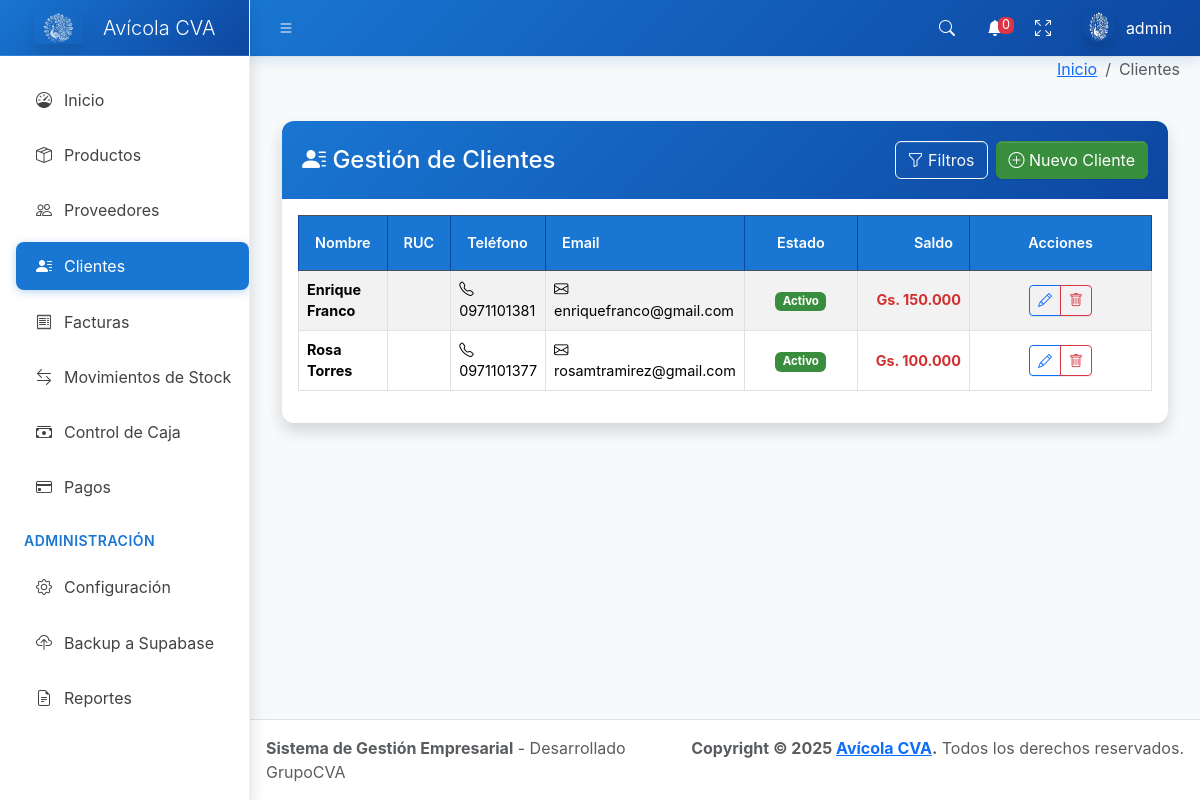
Page /clientes/ (signed in) on the earlier database version.
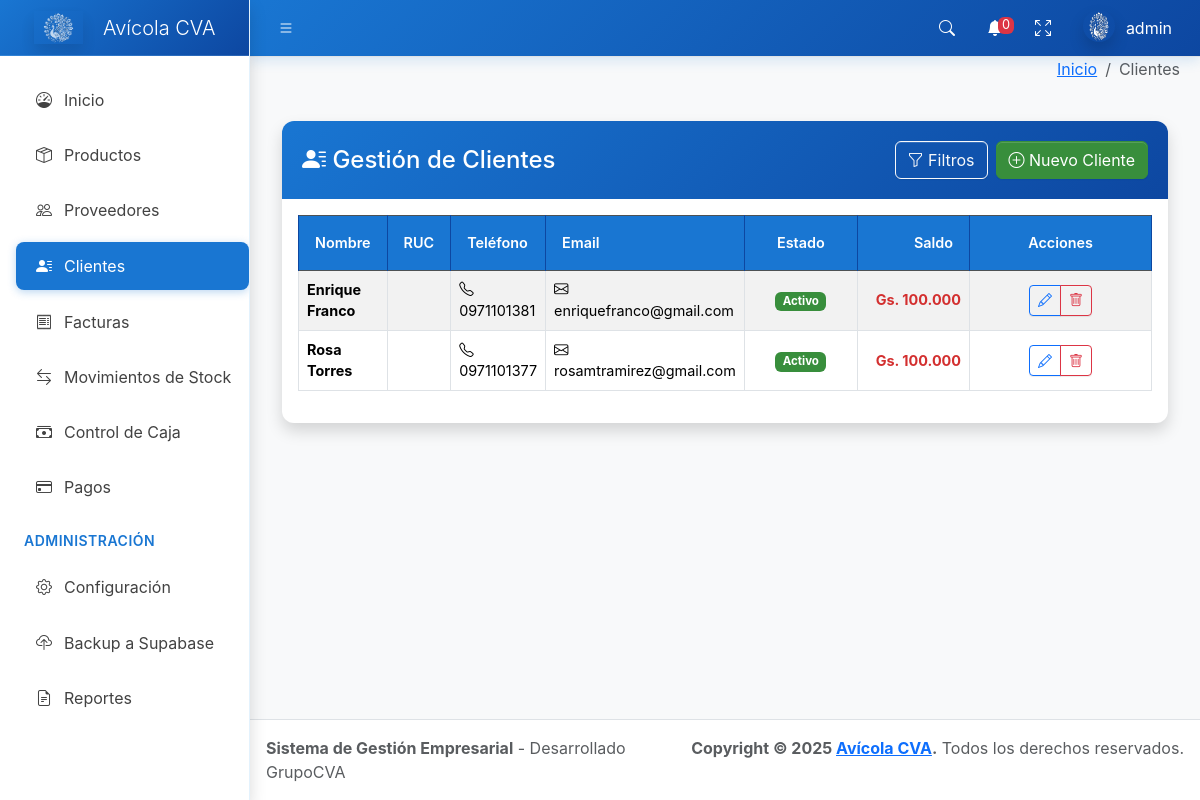
Same page on the later database version.
### core/models.py (models this page shows, shortened)
class Cliente(models.Model):
    nombre = models.CharField(max_length=200)
    ruc = models.CharField(max_length=20, unique=True)
    telefono = models.CharField(max_length=20)
    email = models.EmailField()
    saldo = models.IntegerField(default=0)
    activo = models.BooleanField(default=True)
    fecha_creacion = models.DateTimeField(auto_now_add=True)
    class Meta:
        verbose_name = 'Cliente'
        verbose_name_plural = 'Clientes'
        ordering = ['nombre']

### core/views.py (the view, shortened to what this page needs)
# urls.py: path('clientes/', views.clientes_list, name='clientes_list'),
@login_required
def clientes_list(request):
    clientes = Cliente.objects.filter(activo=True).order_by('nombre')
    search = request.GET.get('search', '')
    context = {
        'clientes': clientes,
        'search': search,
    }
    return render(request, 'clientes_list.html', context)

### core/context_processors.py (called while the page is built)
def configuracion_global(request):
    if not request.user.is_authenticated:
        return {}
    try:
        tema_actual = ConfiguracionSistema.get_valor('tema_visual', 'azul')
        return {
            'configuracion_global': {
                'tema_visual': tema_actual
            },
            'tema_actual': tema_actual
        }
    except:
        return {
            'configuracion_global': {
                'tema_visual': 'azul'
            },
            'tema_actual': 'azul'
        }

### core/models.py (called while the page is built)
    @classmethod
    def get_valor(cls, clave, valor_por_defecto=None):
        try:
            config = cls.objects.get(clave=clave, activo=True)
            return config.valor
        except cls.DoesNotExist:
            return valor_por_defecto

### core/templatetags/custom_filters.py (called while the page is built)
@register.filter
def intcomma_dot(value):
    try:
        if value is None:
            return '0'
        num_str = str(int(value))
        result = ''
        for i, digit in enumerate(reversed(num_str)):
            if i > 0 and i % 3 == 0:
                result = '.' + result
            result = digit + result
        return result
    except (ValueError, TypeError):
        return str(value) if value is not None else '0'

### templates/clientes_list.html (shortened to what this page needs)
{% extends 'base.html' %}
{% load humanize custom_filters %}
{% block breadcrumb %}
<li class="breadcrumb-item active">Clientes</li>
{% endblock %}
{% block content %}
<div class="container-fluid mt-4">
  <div class="card shadow">
    <div class="card-header bg-primary text-white d-flex justify-content-between align-items-center">
      <h4 class="mb-0"><i class="bi bi-person-lines-fill"></i> Gestión de Clientes</h4>
      <div class="d-flex ms-auto justify-content-end">
        <button class="btn btn-outline-light me-2" type="button" data-bs-toggle="collapse" data-bs-target="#filtros-clientes" aria-expanded="false">
          <i class="bi bi-funnel"></i> Filtros
        </button>
        {% if usuario_permisos.clientes.crear %}
        <button class="btn btn-success" type="button" data-bs-toggle="modal" data-bs-target="#modalAgregarCliente">
          <i class="bi bi-plus-circle"></i> Nuevo Cliente
        </button>
        {% endif %}
      </div>
    </div>
    <div class="card-body">
      <div class="table-responsive">
        <table class="table table-striped table-hover table-bordered">
          <thead class="table-dark">
            <tr>
              <th>Nombre</th>
              <th>RUC</th>
              <th>Teléfono</th>
              <th>Email</th>
              <th style="width: 120px;" class="text-center">Estado</th>
              <th style="width: 120px;" class="text-end">Saldo</th>
              <th style="width: 200px;" class="text-center">Acciones</th>
            </tr>
          </thead>
          <tbody>
            {% for cliente in clientes %}
            <tr class="align-middle">
              <td>
                <strong>{{ cliente.nombre }}</strong>
              </td>
              <td>
              </td>
              <td>
                {% if cliente.telefono %}
                  <i class="bi bi-telephone"></i> {{ cliente.telefono }}
                {% else %}
                  <span class="text-muted">-</span>
                {% endif %}
              </td>
              <td>
                {% if cliente.email %}
                  <i class="bi bi-envelope"></i> {{ cliente.email }}
                {% else %}
                  <span class="text-muted">-</span>
                {% endif %}
              </td>
              <td class="text-center">
                {% if cliente.activo %}
                  <span class="badge bg-success">Activo</span>
                {% else %}
                  <span class="badge bg-danger">Inactivo</span>
                {% endif %}
              </td>
              <td class="text-end">
                <span class="fw-bold {% if cliente.saldo > 0 %}text-danger{% else %}text-success{% endif %}">
                  Gs. {{ cliente.saldo|floatformat:0|intcomma_dot }}
                </span>
              </td>
              <td class="text-center">
                <div class="btn-group" role="group">
                  {% if usuario_permisos.clientes.editar %}
                  <button type="button"
                          class="btn btn-outline-primary btn-sm"
                          data-bs-toggle="modal"
                          data-bs-target="#modalEditarCliente{{ cliente.id }}"
                          title="Editar cliente">
                    <i class="bi bi-pencil"></i>
                  </button>
                  {% endif %}
                  {% if usuario_permisos.clientes.eliminar %}
                  <button type="button"
                          class="btn btn-outline-danger btn-sm"
                          data-bs-toggle="modal"
                          data-bs-target="#modalEliminarCliente{{ cliente.id }}"
                          title="Desactivar cliente">
                    <i class="bi bi-trash"></i>
                  </button>
                  {% endif %}
                </div>
              </td>
            </tr>
            {% endfor %}
          </tbody>
        </table>
      </div>
    </div>
  </div>
</div>
{% endblock %}

Differences in the rows shown:
changed Cliente "Enrique Franco": saldo "150.000" → "100.000"
